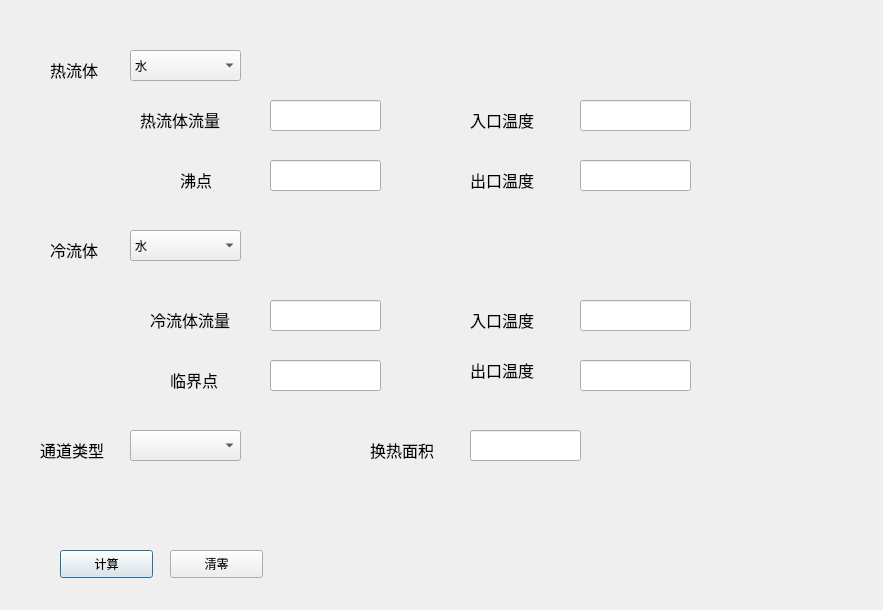
<?xml version="1.0" encoding="UTF-8"?>
<ui version="4.0">
 <class>Dialog</class>
 <widget class="QDialog" name="Dialog">
  <property name="geometry">
   <rect>
    <x>0</x>
    <y>0</y>
    <width>883</width>
    <height>610</height>
   </rect>
  </property>
  <property name="windowTitle">
   <string>传热计算</string>
  </property>
  <widget class="QPushButton" name="pushButton">
   <property name="geometry">
    <rect>
     <x>60</x>
     <y>550</y>
     <width>93</width>
     <height>28</height>
    </rect>
   </property>
   <property name="text">
    <string>计算</string>
   </property>
  </widget>
  <widget class="QPushButton" name="pushButton_2">
   <property name="geometry">
    <rect>
     <x>170</x>
     <y>550</y>
     <width>93</width>
     <height>28</height>
    </rect>
   </property>
   <property name="text">
    <string>清零</string>
   </property>
  </widget>
  <widget class="QLineEdit" name="lineEdit">
   <property name="geometry">
    <rect>
     <x>270</x>
     <y>100</y>
     <width>111</width>
     <height>31</height>
    </rect>
   </property>
  </widget>
  <widget class="QComboBox" name="comboBox">
   <property name="geometry">
    <rect>
     <x>130</x>
     <y>50</y>
     <width>111</width>
     <height>31</height>
    </rect>
   </property>
   <item>
    <property name="text">
     <string>水</string>
    </property>
   </item>
   <item>
    <property name="text">
     <string>空气</string>
    </property>
   </item>
   <item>
    <property name="text">
     <string>硫化氢</string>
    </property>
   </item>
  </widget>
  <widget class="QLabel" name="label">
   <property name="geometry">
    <rect>
     <x>50</x>
     <y>50</y>
     <width>71</width>
     <height>41</height>
    </rect>
   </property>
   <property name="text">
    <string>&lt;html&gt;&lt;head/&gt;&lt;body&gt;&lt;p&gt;&lt;span style=&quot; font-size:12pt;&quot;&gt;热流体&lt;/span&gt;&lt;/p&gt;&lt;/body&gt;&lt;/html&gt;</string>
   </property>
  </widget>
  <widget class="QLabel" name="label_2">
   <property name="geometry">
    <rect>
     <x>140</x>
     <y>100</y>
     <width>111</width>
     <height>41</height>
    </rect>
   </property>
   <property name="text">
    <string>&lt;html&gt;&lt;head/&gt;&lt;body&gt;&lt;p&gt;&lt;span style=&quot; font-size:12pt;&quot;&gt;热流体流量&lt;/span&gt;&lt;/p&gt;&lt;/body&gt;&lt;/html&gt;</string>
   </property>
  </widget>
  <widget class="QLineEdit" name="lineEdit_6">
   <property name="geometry">
    <rect>
     <x>580</x>
     <y>100</y>
     <width>111</width>
     <height>31</height>
    </rect>
   </property>
  </widget>
  <widget class="QLabel" name="label_3">
   <property name="geometry">
    <rect>
     <x>470</x>
     <y>100</y>
     <width>91</width>
     <height>41</height>
    </rect>
   </property>
   <property name="text">
    <string>&lt;html&gt;&lt;head/&gt;&lt;body&gt;&lt;p&gt;&lt;span style=&quot; font-size:12pt;&quot;&gt;入口温度&lt;/span&gt;&lt;/p&gt;&lt;/body&gt;&lt;/html&gt;</string>
   </property>
  </widget>
  <widget class="QLabel" name="label_4">
   <property name="geometry">
    <rect>
     <x>170</x>
     <y>360</y>
     <width>71</width>
     <height>41</height>
    </rect>
   </property>
   <property name="text">
    <string>&lt;html&gt;&lt;head/&gt;&lt;body&gt;&lt;p&gt;&lt;span style=&quot; font-size:12pt;&quot;&gt;临界点&lt;/span&gt;&lt;/p&gt;&lt;/body&gt;&lt;/html&gt;</string>
   </property>
  </widget>
  <widget class="QLabel" name="label_5">
   <property name="geometry">
    <rect>
     <x>470</x>
     <y>160</y>
     <width>91</width>
     <height>41</height>
    </rect>
   </property>
   <property name="text">
    <string>&lt;html&gt;&lt;head/&gt;&lt;body&gt;&lt;p&gt;&lt;span style=&quot; font-size:12pt;&quot;&gt;出口温度&lt;/span&gt;&lt;/p&gt;&lt;/body&gt;&lt;/html&gt;</string>
   </property>
  </widget>
  <widget class="QLabel" name="label_6">
   <property name="geometry">
    <rect>
     <x>50</x>
     <y>230</y>
     <width>71</width>
     <height>41</height>
    </rect>
   </property>
   <property name="text">
    <string>&lt;html&gt;&lt;head/&gt;&lt;body&gt;&lt;p&gt;&lt;span style=&quot; font-size:12pt;&quot;&gt;冷流体&lt;/span&gt;&lt;/p&gt;&lt;/body&gt;&lt;/html&gt;</string>
   </property>
  </widget>
  <widget class="QLabel" name="label_7">
   <property name="geometry">
    <rect>
     <x>150</x>
     <y>300</y>
     <width>111</width>
     <height>41</height>
    </rect>
   </property>
   <property name="text">
    <string>&lt;html&gt;&lt;head/&gt;&lt;body&gt;&lt;p&gt;&lt;span style=&quot; font-size:12pt;&quot;&gt;冷流体流量&lt;/span&gt;&lt;/p&gt;&lt;/body&gt;&lt;/html&gt;</string>
   </property>
  </widget>
  <widget class="QLabel" name="label_8">
   <property name="geometry">
    <rect>
     <x>180</x>
     <y>160</y>
     <width>51</width>
     <height>41</height>
    </rect>
   </property>
   <property name="text">
    <string>&lt;html&gt;&lt;head/&gt;&lt;body&gt;&lt;p&gt;&lt;span style=&quot; font-size:12pt;&quot;&gt;沸点&lt;/span&gt;&lt;/p&gt;&lt;/body&gt;&lt;/html&gt;</string>
   </property>
  </widget>
  <widget class="QComboBox" name="comboBox_3">
   <property name="geometry">
    <rect>
     <x>130</x>
     <y>230</y>
     <width>111</width>
     <height>31</height>
    </rect>
   </property>
   <item>
    <property name="text">
     <string>水</string>
    </property>
   </item>
   <item>
    <property name="text">
     <string>空气</string>
    </property>
   </item>
  </widget>
  <widget class="QLabel" name="label_9">
   <property name="geometry">
    <rect>
     <x>470</x>
     <y>300</y>
     <width>91</width>
     <height>41</height>
    </rect>
   </property>
   <property name="text">
    <string>&lt;html&gt;&lt;head/&gt;&lt;body&gt;&lt;p&gt;&lt;span style=&quot; font-size:12pt;&quot;&gt;入口温度&lt;/span&gt;&lt;/p&gt;&lt;/body&gt;&lt;/html&gt;</string>
   </property>
  </widget>
  <widget class="QLabel" name="label_10">
   <property name="geometry">
    <rect>
     <x>470</x>
     <y>350</y>
     <width>91</width>
     <height>41</height>
    </rect>
   </property>
   <property name="text">
    <string>&lt;html&gt;&lt;head/&gt;&lt;body&gt;&lt;p&gt;&lt;span style=&quot; font-size:12pt;&quot;&gt;出口温度&lt;/span&gt;&lt;/p&gt;&lt;/body&gt;&lt;/html&gt;</string>
   </property>
  </widget>
  <widget class="QLineEdit" name="lineEdit_2">
   <property name="geometry">
    <rect>
     <x>270</x>
     <y>160</y>
     <width>111</width>
     <height>31</height>
    </rect>
   </property>
  </widget>
  <widget class="QLineEdit" name="lineEdit_3">
   <property name="geometry">
    <rect>
     <x>580</x>
     <y>160</y>
     <width>111</width>
     <height>31</height>
    </rect>
   </property>
  </widget>
  <widget class="QLineEdit" name="lineEdit_4">
   <property name="geometry">
    <rect>
     <x>270</x>
     <y>300</y>
     <width>111</width>
     <height>31</height>
    </rect>
   </property>
  </widget>
  <widget class="QLineEdit" name="lineEdit_5">
   <property name="geometry">
    <rect>
     <x>270</x>
     <y>360</y>
     <width>111</width>
     <height>31</height>
    </rect>
   </property>
  </widget>
  <widget class="QLineEdit" name="lineEdit_7">
   <property name="geometry">
    <rect>
     <x>580</x>
     <y>300</y>
     <width>111</width>
     <height>31</height>
    </rect>
   </property>
  </widget>
  <widget class="QLineEdit" name="lineEdit_8">
   <property name="geometry">
    <rect>
     <x>580</x>
     <y>360</y>
     <width>111</width>
     <height>31</height>
    </rect>
   </property>
  </widget>
  <widget class="QLabel" name="label_11">
   <property name="geometry">
    <rect>
     <x>40</x>
     <y>430</y>
     <width>81</width>
     <height>41</height>
    </rect>
   </property>
   <property name="text">
    <string>&lt;html&gt;&lt;head/&gt;&lt;body&gt;&lt;p&gt;&lt;span style=&quot; font-size:12pt;&quot;&gt;通道类型&lt;/span&gt;&lt;/p&gt;&lt;/body&gt;&lt;/html&gt;</string>
   </property>
  </widget>
  <widget class="QComboBox" name="comboBox_4">
   <property name="geometry">
    <rect>
     <x>130</x>
     <y>430</y>
     <width>111</width>
     <height>31</height>
    </rect>
   </property>
  </widget>
  <widget class="QLabel" name="label_12">
   <property name="geometry">
    <rect>
     <x>370</x>
     <y>430</y>
     <width>111</width>
     <height>41</height>
    </rect>
   </property>
   <property name="text">
    <string>&lt;html&gt;&lt;head/&gt;&lt;body&gt;&lt;p&gt;&lt;span style=&quot; font-size:12pt;&quot;&gt;换热面积&lt;/span&gt;&lt;/p&gt;&lt;/body&gt;&lt;/html&gt;</string>
   </property>
  </widget>
  <widget class="QLineEdit" name="lineEdit_9">
   <property name="geometry">
    <rect>
     <x>470</x>
     <y>430</y>
     <width>111</width>
     <height>31</height>
    </rect>
   </property>
  </widget>
 </widget>
 <resources/>
 <connections/>
</ui>
